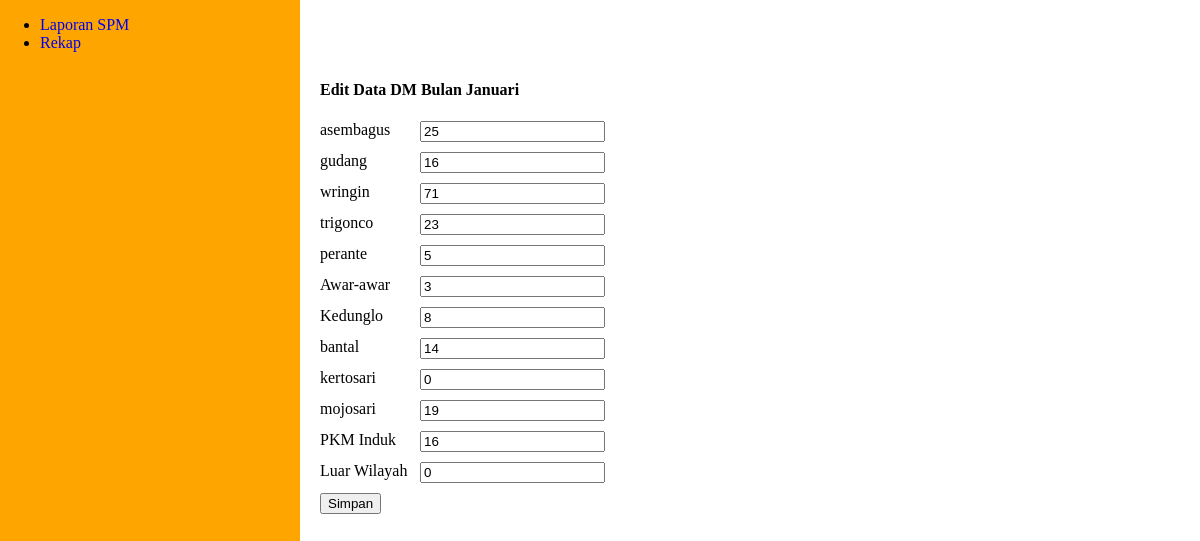
The page /edit_dm.php?id=1 on the database its author committed.
### tables this page shows
CREATE TABLE `tb_dm` (
  `id` int(10) NOT NULL,
  `asembagus` int(10) NOT NULL,
  `gudang` int(10) NOT NULL,
  `wringin` int(10) NOT NULL,
  `trigonco` int(10) NOT NULL,
  `perante` int(10) NOT NULL,
  `awar` int(10) NOT NULL,
  `kedunglo` int(10) NOT NULL,
  `bantal` int(10) NOT NULL,
  `kertosari` int(10) NOT NULL,
  `mojosari` int(10) NOT NULL,
  `pkm_induk` int(10) NOT NULL,
  `luar_wilayah` int(10) NOT NULL,
  `bulan` set('januari','februari','maret','april','mei','juni','juli','agustus','september','oktober','november','desember') NOT NULL
);

### edit_dm.php (the view, shortened to what this page needs)
<?php
require_once('koneksi.php');
$id = $_GET['id'];
?>
<!DOCTYPE html>
<html>
<head>
	<link rel="stylesheet" type="text/css" href="style.css">
</head>
<body>
	<div id="bungkus">
		<?php require('komponen/sidebar.php');?>
		<div class="konten edit-bulin">
			<?php
			$query = "SELECT * FROM tb_dm WHERE id = $id";
			$result = mysqli_query($db,$query);
			$data = mysqli_fetch_assoc($result);
			?>
			<h4>Edit Data DM Bulan <?php echo ucwords($data['bulan']);?></h4>
			<form action="dm_controller.php" method="POST">
				<div class="form-control">
					<label>asembagus</label>
					<input type="number" name="asembagus" value="<?php echo $data['asembagus'];?>">
				</div>
				<div class="form-control">
					<label>gudang</label>
					<input type="number" name="gudang" value="<?php echo $data['gudang'];?>">
				</div>
				<div class="form-control">
					<label>wringin</label>
					<input type="number" name="wringin" value="<?php echo $data['wringin'];?>">
				</div>
				<div class="form-control">
					<label>trigonco</label>
					<input type="number" name="trigonco" value="<?php echo $data['trigonco'];?>">
				</div>
				<div class="form-control">
					<label>perante</label>
					<input type="number" name="perante" value="<?php echo $data['perante'];?>">
				</div>
				<div class="form-control">
					<label>Awar-awar</label>
					<input type="number" name="awar" value="<?php echo $data['awar'];?>">
				</div>
				<div class="form-control">
					<label>Kedunglo</label>
					<input type="number" name="kedunglo" value="<?php echo $data['kedunglo'];?>">
				</div>
				<div class="form-control">
					<label>bantal</label>
					<input type="number" name="bantal" value="<?php echo $data['bantal'];?>">
				</div>
				<div class="form-control">
					<label>kertosari</label>
					<input type="number" name="kertosari" value="<?php echo $data['kertosari'];?>">
				</div>
				<div class="form-control">
					<label>mojosari</label>
					<input type="number" name="mojosari" value="<?php echo $data['mojosari'];?>">
				</div>
				<div class="form-control">
					<label>PKM Induk</label>
					<input type="number" name="pkm_induk" value="<?php echo $data['pkm_induk'];?>">
				</div>
				<div class="form-control">
					<label>Luar Wilayah</label>
					<input type="number" name="luar_wilayah" value="<?php echo $data['luar_wilayah'];?>">
				</div>
				<input type="submit" name="submit" value="Simpan">
			</form>
		</div>
	</div>
</body>
</html>

### style.css (style rules this page uses)
body { margin: 0; padding: 0; }
#bungkus { display: flex; }
.konten { margin-left: 300px; width: 100%; padding: 20px; margin-top: 40px; overflow: auto; white-space: nowrap; }
.edit-bulin label { width: 100px; }
.edit-bulin .form-control { width: 400px; display: flex; margin-top: 10px; margin-bottom: 10px; }

### rows shown on the page
tb_dm: bulan "Januari", asembagus "25", gudang "16", wringin "71", trigonco "23", perante "5", awar "3", kedunglo "8", bantal "14", kertosari "0", mojosari "19", pkm_induk "16", luar_wilayah "0"
